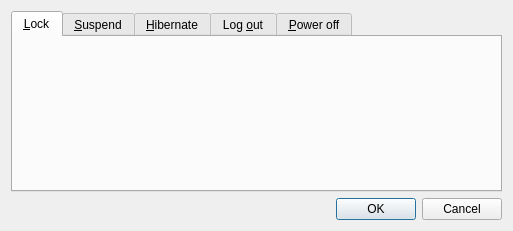
<?xml version="1.0" encoding="UTF-8"?>
<ui version="4.0">
 <class>SettingsDialog</class>
 <widget class="QDialog" name="SettingsDialog">
  <property name="geometry">
   <rect>
    <x>0</x>
    <y>0</y>
    <width>513</width>
    <height>231</height>
   </rect>
  </property>
  <property name="windowTitle">
   <string>Dialog</string>
  </property>
  <layout class="QVBoxLayout" name="verticalLayout">
   <item>
    <widget class="QTabWidget" name="tabWidget">
     <property name="currentIndex">
      <number>0</number>
     </property>
     <widget class="QWidget" name="tab_lock">
      <attribute name="title">
       <string>&amp;Lock</string>
      </attribute>
     </widget>
     <widget class="QWidget" name="tab_suspend">
      <attribute name="title">
       <string>&amp;Suspend</string>
      </attribute>
     </widget>
     <widget class="QWidget" name="tab_hibernate">
      <attribute name="title">
       <string>&amp;Hibernate</string>
      </attribute>
     </widget>
     <widget class="QWidget" name="tab_logout">
      <attribute name="title">
       <string>Log &amp;out</string>
      </attribute>
     </widget>
     <widget class="QWidget" name="tab_poweroff">
      <attribute name="title">
       <string>&amp;Power off</string>
      </attribute>
     </widget>
    </widget>
   </item>
   <item>
    <widget class="QDialogButtonBox" name="buttonBox">
     <property name="orientation">
      <enum>Qt::Horizontal</enum>
     </property>
     <property name="standardButtons">
      <set>QDialogButtonBox::Cancel|QDialogButtonBox::Ok</set>
     </property>
    </widget>
   </item>
  </layout>
 </widget>
 <resources/>
 <connections>
  <connection>
   <sender>buttonBox</sender>
   <signal>accepted()</signal>
   <receiver>SettingsDialog</receiver>
   <slot>accept()</slot>
   <hints>
    <hint type="sourcelabel">
     <x>248</x>
     <y>254</y>
    </hint>
    <hint type="destinationlabel">
     <x>157</x>
     <y>274</y>
    </hint>
   </hints>
  </connection>
  <connection>
   <sender>buttonBox</sender>
   <signal>rejected()</signal>
   <receiver>SettingsDialog</receiver>
   <slot>reject()</slot>
   <hints>
    <hint type="sourcelabel">
     <x>316</x>
     <y>260</y>
    </hint>
    <hint type="destinationlabel">
     <x>286</x>
     <y>274</y>
    </hint>
   </hints>
  </connection>
 </connections>
</ui>
